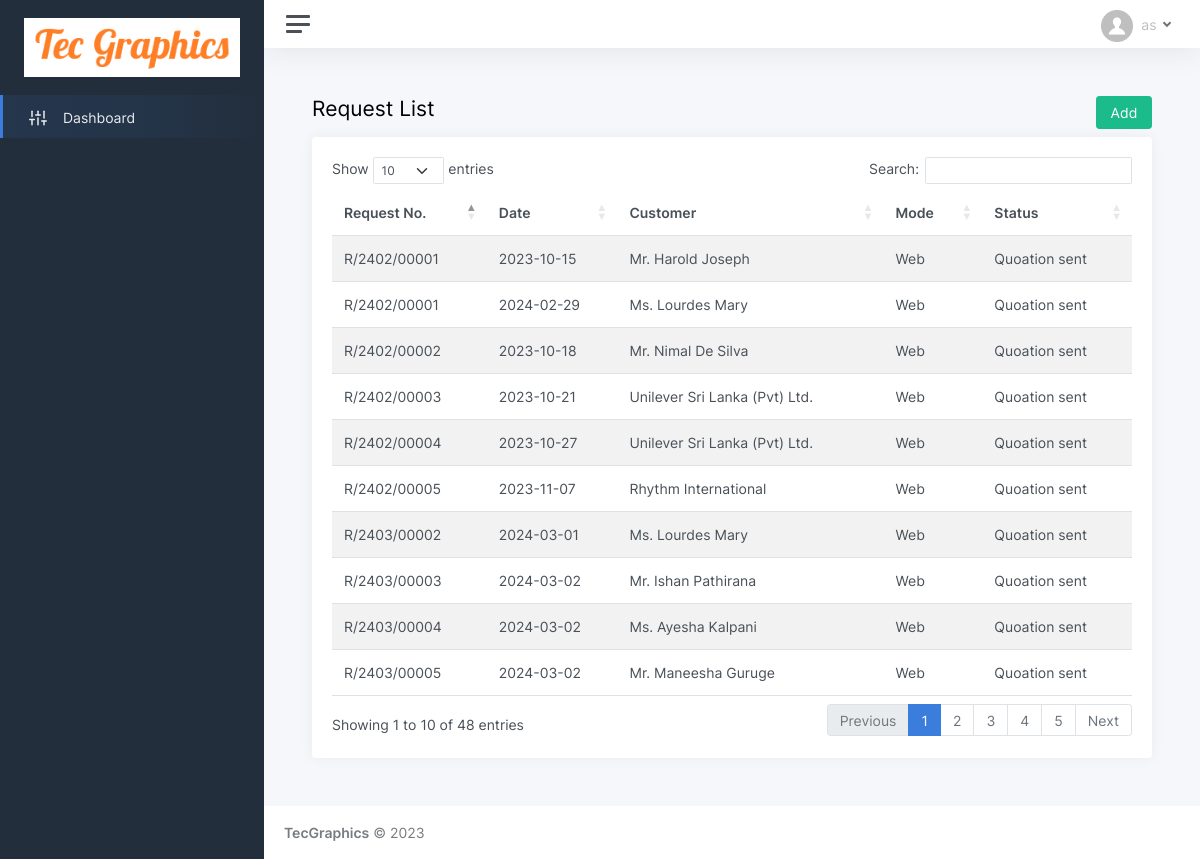
The page /customer_request_list.php on the database its author committed.
### tables this page shows
CREATE TABLE IF NOT EXISTS `quotation_requests` (
  `id` int(11) NOT NULL AUTO_INCREMENT,
  `req_no` varchar(15) NOT NULL,
  `r_datetime` varchar(25) NOT NULL,
  `cus_id` varchar(5) NOT NULL,
  `status` varchar(20) NOT NULL DEFAULT 'open',
  `mode` varchar(10) NOT NULL DEFAULT 'web',
  PRIMARY KEY (`id`)
);

CREATE TABLE IF NOT EXISTS `title` (
  `id` int(11) NOT NULL AUTO_INCREMENT,
  `title` varchar(5) NOT NULL,
  PRIMARY KEY (`id`)
);

CREATE TABLE IF NOT EXISTS `customer` (
  `id` int(11) NOT NULL AUTO_INCREMENT,
  `ctype` varchar(5) NOT NULL,
  `title` int(11) NOT NULL,
  `name` varchar(75) NOT NULL,
  `last_name` varchar(50) NOT NULL,
  `mobile` varchar(20) NOT NULL,
  `phone` varchar(20) DEFAULT NULL,
  `fax` varchar(20) NOT NULL,
  `email` varchar(50) NOT NULL,
  `web` varchar(50) NOT NULL,
  `address1` varchar(75) NOT NULL,
  `address2` varchar(75) NOT NULL,
  `address3` varchar(75) NOT NULL,
  `active` varchar(5) NOT NULL DEFAULT 'yes',
  `login` varchar(5) NOT NULL DEFAULT 'no',
  `password` varchar(200) NOT NULL,
  `reg_mode` varchar(10) NOT NULL DEFAULT 'online',
  `reg_date` varchar(25) NOT NULL,
  PRIMARY KEY (`id`),
  KEY `title` (`title`)
);

### customer_request_list.php (the view, shortened to what this page needs)
<!DOCTYPE html>
<html lang="en">
<head>
	<?php include('header.php'); ?>
</head>
<body>
	<div class="wrapper">
	<?php include('sidebar.php'); ?>
		<div class="main">
		<?php include('topbar.php'); ?>
			<main class="content">
				<div class="container-fluid p-0">
					<div class="row">
					<h1 class="h3 mb-3 col-10">Request List</h1>
					<div class="col-2" align="right"><a href="customer_request.php"><button class="btn btn-success">Add</button></a></div>
					</div>
					<div class="row">
						<div class="col-12">
							<div class="card">
								<div class="card-body">
									<table id="datatables-reponsive" class="table table-striped" style="width:100%">
										<thead>
										  <tr>
											<th>Request No.</th>
											<th>Date</th>
											<th>Customer</th>
											<th>Mode</th>
											<th>Status</th>
										  </tr>
										</thead>
										<tbody>
										  <?php
										  $select_req = mysqli_query($con, "SELECT * FROM quotation_requests");
										  while($result_req = mysqli_fetch_array($select_req)){
										  $select_cust = mysqli_query($con, "SELECT title, name, last_name FROM customer WHERE id = '{$result_req['cus_id']}'");
										  $result_cust = mysqli_fetch_array($select_cust);
											if($result_cust['title']!='6'){
												$select_title = mysqli_query($con, "SELECT title FROM title WHERE id = '{$result_cust['title']}'");
												$result_title = mysqli_fetch_array($select_title);
												$cusname = $result_title['title'].'. '.$result_cust['name'].' '.$result_cust['last_name'];
											} else {
												$cusname = $result_cust['name'].' '.$result_cust['last_name'];
											}
											if($result_req['status'] == 'open'){
												$reqstatus = 'Pending';
											} else {
												$reqstatus = 'Quoation sent';
											}
										  ?>
										  <tr>
											<td><?php echo $result_req['req_no']; ?></td>
											<td><?php echo substr($result_req['r_datetime'],0,10); ?></td>
											<td><?php echo $cusname; ?></td>
											<td><?php echo ucfirst($result_req['mode']); ?></td>
											<td><?php echo $reqstatus; ?></td>
										  </tr>
										  <?php } ?>
										</tbody>
									</table>
								</div>
							</div>
						</div>
					</div>
				</div>
			</main>
			<?php include('footer.php'); ?>
		</div>
	</div>
</body>
</html>

### rows shown on the page
quotation_requests: req_no "R/2402/00001", r_datetime "2023-10-15", title.title "Mr. Harold Joseph", mode "Web", status "Quoation sent"
quotation_requests: req_no "R/2402/00002", r_datetime "2023-10-18", title.title "Mr. Nimal De Silva", mode "Web", status "Quoation sent"
quotation_requests: req_no "R/2402/00003", r_datetime "2023-10-21", customer.name+last_name "Unilever Sri Lanka (Pvt) Ltd.", mode "Web", status "Quoation sent"
quotation_requests: req_no "R/2402/00004", r_datetime "2023-10-27", customer.name+last_name "Unilever Sri Lanka (Pvt) Ltd.", mode "Web", status "Quoation sent"
quotation_requests: req_no "R/2402/00005", r_datetime "2023-11-07", customer.name+last_name "Rhythm International", mode "Web", status "Quoation sent"
quotation_requests: req_no "R/2402/00001", r_datetime "2024-02-29", title.title "Ms. Lourdes Mary", mode "Web", status "Quoation sent"
quotation_requests: req_no "R/2403/00002", r_datetime "2024-03-01", title.title "Ms. Lourdes Mary", mode "Web", status "Quoation sent"
quotation_requests: req_no "R/2403/00003", r_datetime "2024-03-02", title.title "Mr. Ishan Pathirana", mode "Web", status "Quoation sent"
quotation_requests: req_no "R/2403/00004", r_datetime "2024-03-02", title.title "Ms. Ayesha Kalpani", mode "Web", status "Quoation sent"
quotation_requests: req_no "R/2403/00005", r_datetime "2024-03-02", title.title "Mr. Maneesha Guruge", mode "Web", status "Quoation sent"
